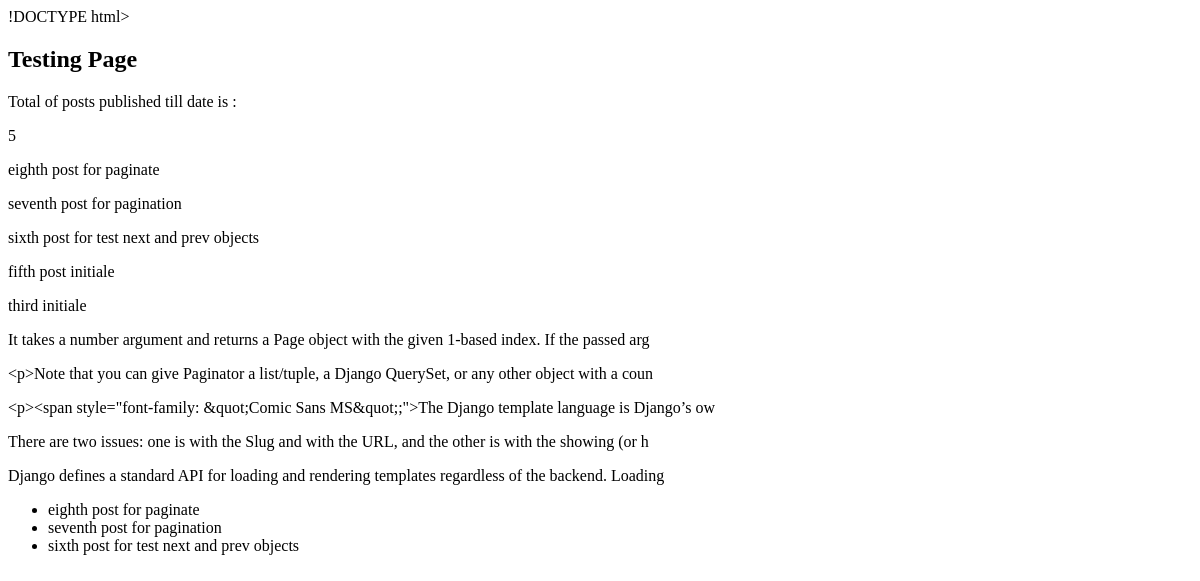
Before: /blog_app/test with the older database file.
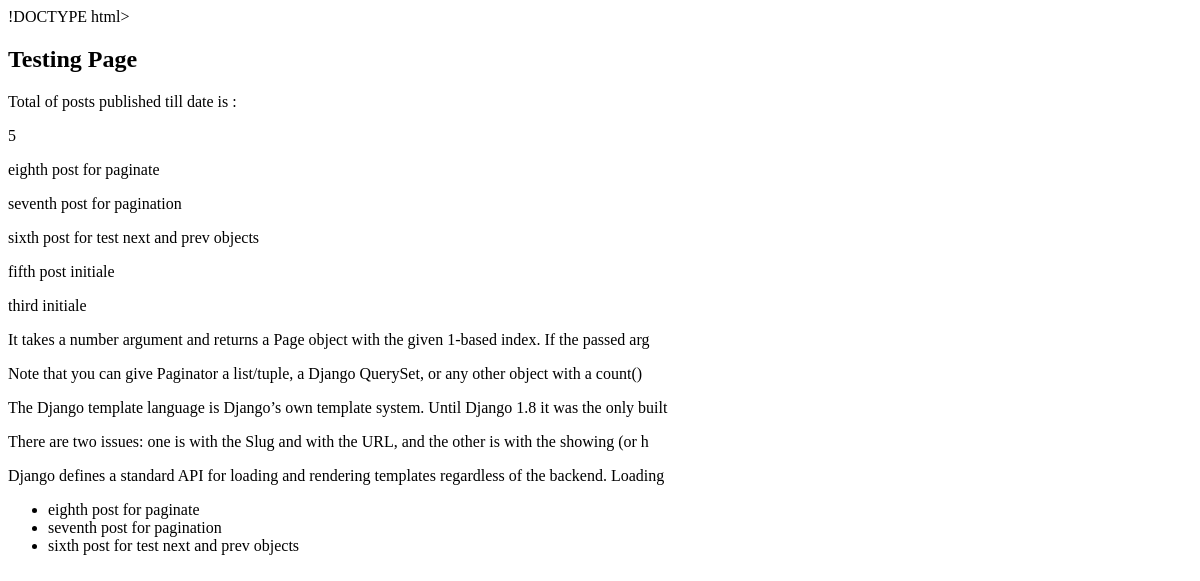
After: the same page with the newer database file.
### blog_app/models.py (models this page shows, shortened)
class Post(models.Model):
    image = models.ImageField(upload_to='app_image/', default='default.png')
    author = models.ForeignKey(User, on_delete=models.SET_NULL, null=True)
    title = models.CharField(max_length=100)
    content = models.TextField()
    tags = TaggableManager()
    counted_views = models.PositiveIntegerField(default=0)
    status = models.BooleanField(default=False)
    login_needed = models.BooleanField(default=False)
    published_date = models.DateTimeField(null=True)
    created_date = models.DateTimeField(auto_now_add=True)
    updated_date = models.DateTimeField(auto_now=True)
    category_list = models.ManyToManyField(Category)
    class Meta:
        ordering = ['-created_date']
        verbose_name = 'پست'
        verbose_name_plural = 'پست ها'
    def __str__(self):
        return self.title

### blog_app/views.py (the view)
# urls.py: path('test', test_view)
def test_view(request):
    return render(request, 'blog_items/simple_tag_test.html')

### blog_app/templatetags/blog_tags.py (called while the page is built)
@register.simple_tag()
def cal_post():
    posts = Post.objects.filter(status=1).count()
    return posts

@register.simple_tag(name='posts')
def show_post():
    posts_obj = Post.objects.filter(status=1)
    return posts_obj

@register.filter
def snippet(value, count):
    return value[:count]

@register.inclusion_tag('popular-post-view.html')
def show_latest_posts():
    post_obj = Post.objects.filter(status=1).order_by('-published_date')[:3]
    return {'post_obj': post_obj}

### templates/blog_items/simple_tag_test.html (shortened to what this page needs)
{% load blog_tags %}
<html lang="en">
<head>
</head>
<body>
        <h2>Testing Page</h2>
        <p>Total of posts published till date is :{% cal_post as tp %}</p>
         <p>{{tp}}</p>
            {% posts as postschema %}
            {% for item in postschema %}
                 <p>{{item}}</p>
            {% endfor %}
            {% for item in postschema %}
                 <p>{{item.content|snippet:100}}</p>
            {% endfor %}
            {% show_latest_posts %}
</body>
</html>

### templates/popular-post-view.html (shortened to what this page needs)
<!DOCTYPE html>
<html lang="en">
<head>
</head>
<body>
        <ul>
            {% for item in post_obj %}
            <li>{{item.title}}</li>
            {% endfor %}
        </ul>
</body>
</html>

Changed rows visible on the page:
changed Post "seventh post for pagination": content|snippet "<p>Note that you can give Paginator a list/tuple, a Django QuerySet, or any other object with a coun" → "Note that you can give Paginator a list/tuple, a Django QuerySet, or any other object with a count()"
changed Post "sixth post for test next and prev objects": content|snippet "<p><span style=\"font-family: &quot;Comic Sans MS&quot;;\">The Django template language is Django’s ow" → "The Django template language is Django’s own template system. Until Django 1.8 it was the only built"
